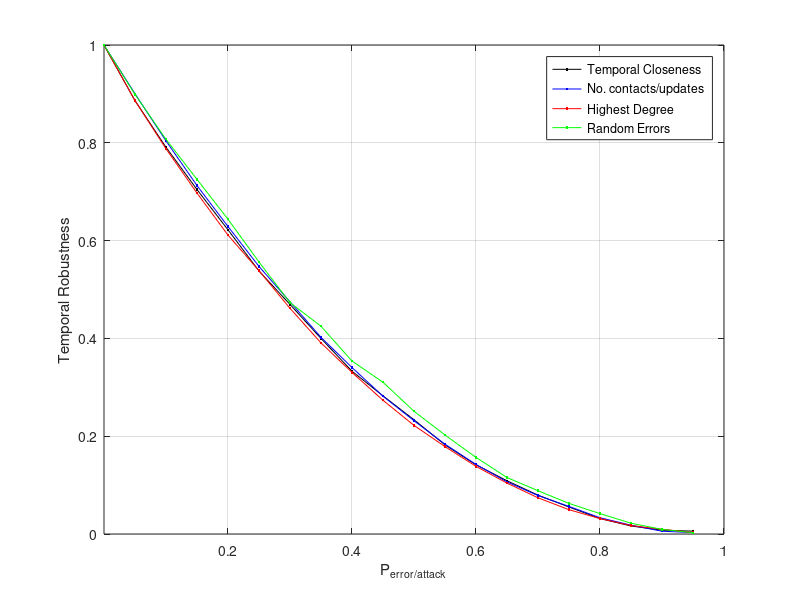

Source code (MATLAB):
%  read labels and x-y data
load RPGM_20x5_10_1_trace_AverageContactUpdates.dat;     %  read data into the my_xy matrix
Prob = RPGM_20x5_10_1_trace_AverageContactUpdates(:,2);     %  copy first column of my_xy into x
Err2 = RPGM_20x5_10_1_trace_AverageContactUpdates(:,3);     %  and second column into y

load RPGM_20x5_10_1_trace_AverageHighestDegree.dat;     %  read data into the my_xy matrix
Err3 = RPGM_20x5_10_1_trace_AverageHighestDegree(:,3);     %  and second column into y

load RPGM_20x5_10_1_trace_TemporalCloseness.dat;     %  read data into the my_xy matrix
Err1 = RPGM_20x5_10_1_trace_TemporalCloseness(:,3);     %  and second column into y

load RPGM_20x5_10_1_trace_RandomErrors.dat;     %  read data into the my_xy matrix
Err4 = RPGM_20x5_10_1_trace_RandomErrors(:,3);     %  and second column into y

plot(Prob,Err1,'k.-',Prob,Err2,'b.-',Prob,Err3,'r.-',Prob,Err4,'g.-');

xlabel('P_{error/attack}');           % add axis labels and plot title
ylabel('Temporal Robustness');
axis([0.000075 1.000 0.0 1.000],[0.000075 1.000 0.0 1.000]);
%set(gca,'XGrid','on','YGrid','on');
%set(gca,'gridlinestyle','--')
grid on;
legend('Temporal Closeness','No. contacts/updates','Highest Degree','Random Errors');

%title('Mean monthly precipitation at Portland International Airport');
%plot(Prob,EffSim,'bx-',Prob,EffTheor,'ro-');     %  plot precip vs. month with circles
